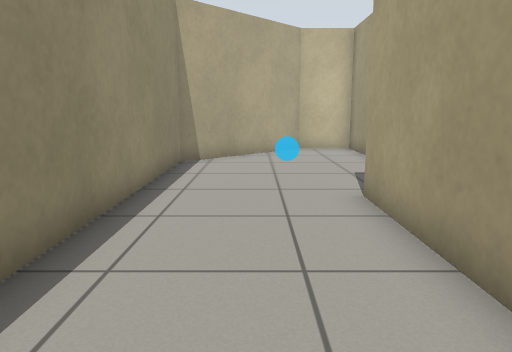
View 1 (above)

12 first-person views from a walk through a world built for the Gazebo simulator. The camera is 0.8 m above the floor, tilts 10° down and sees 70° across. The floor is counted in squares, 0.5 m on a side. Each view is taken from the middle of a square. On the plan, view 1 faces up. The plan holds only what a view shows up to about 17 squares ahead; the rest is blank.

View 2
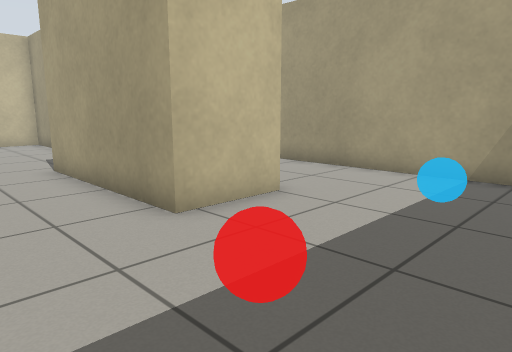

View 3
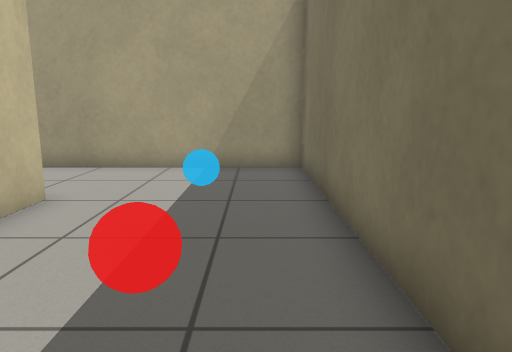

View 4
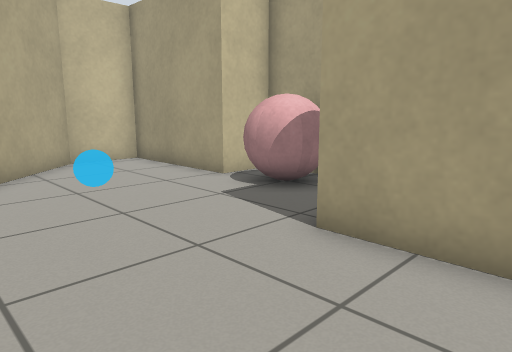

View 5
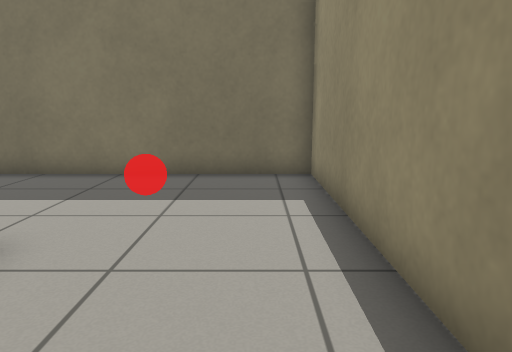

View 6
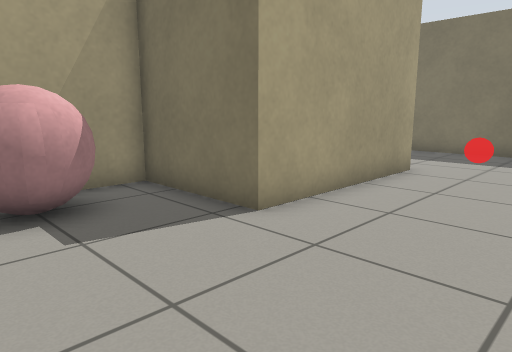

View 7
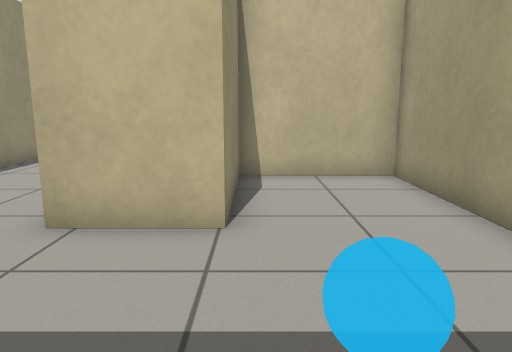

View 8
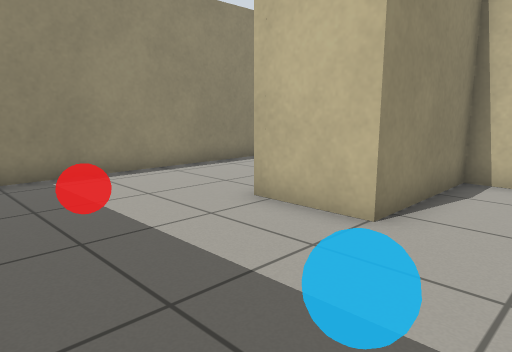

View 9
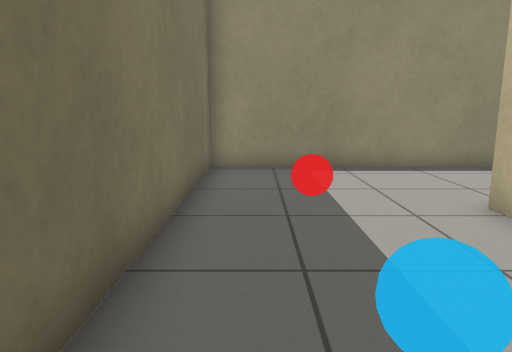

View 10
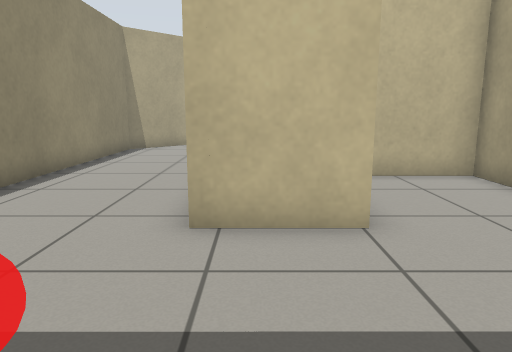

View 11
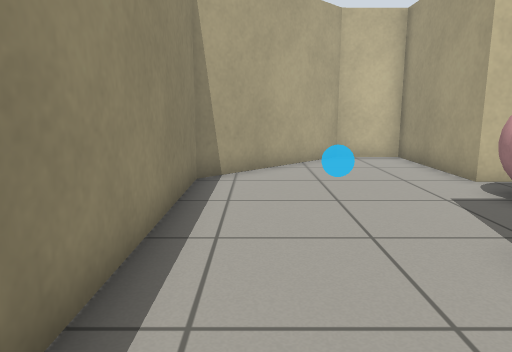

View 12
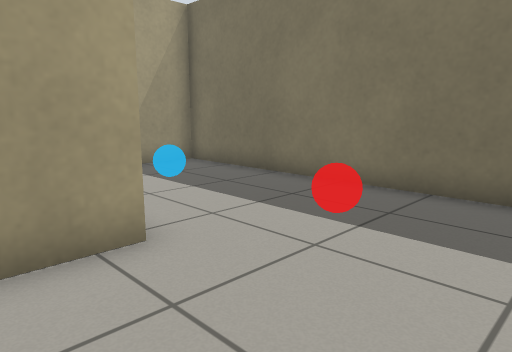

### Floor plan
Points are (right, up) in squares from view 1. A wall is a line through its corners. A room is listed if a view was taken in it or the views show most of it. See-through windows are left out.
Room 1 (views 1, 2, 3, 4, 5, 6, 7, 8, 9, 10, 11, 12)
walls: (2.1, 6.9) (5.8, 6.9) (5.8, 11.3) (4.1, 11.3) (4.1, 16) (1.9, 16) (-2.4, 11.7) (-2.4, -4.3) (8.5, -4.3) (8.5, 5.1) (4.6, 5.1) (4.6, 0.9) (2.1, 0.9) (2.1, 6.9)
objects: pink ball (4, 9) to (5, 10)

Where each view was taken, in squares from view 1:
view 1: 0 up, 0 right, facing up
view 2: 4 down, 1 left, facing up-right
view 3: 3 down, 2 left, facing right
view 4: 4 up, 2 left, facing up-right
view 5: 5 up, 1 left, facing down
view 6: 11 up, 2 left, facing down-right
view 7: 4 down, 5 right, facing up
view 8: 4 down, 7 right, facing up-left
view 9: 3 down, 8 right, facing left
view 10: 4 down, 3 right, facing up
view 11: 3 up, 1 left, facing up
view 12: 3 up, 2 left, facing down-right
